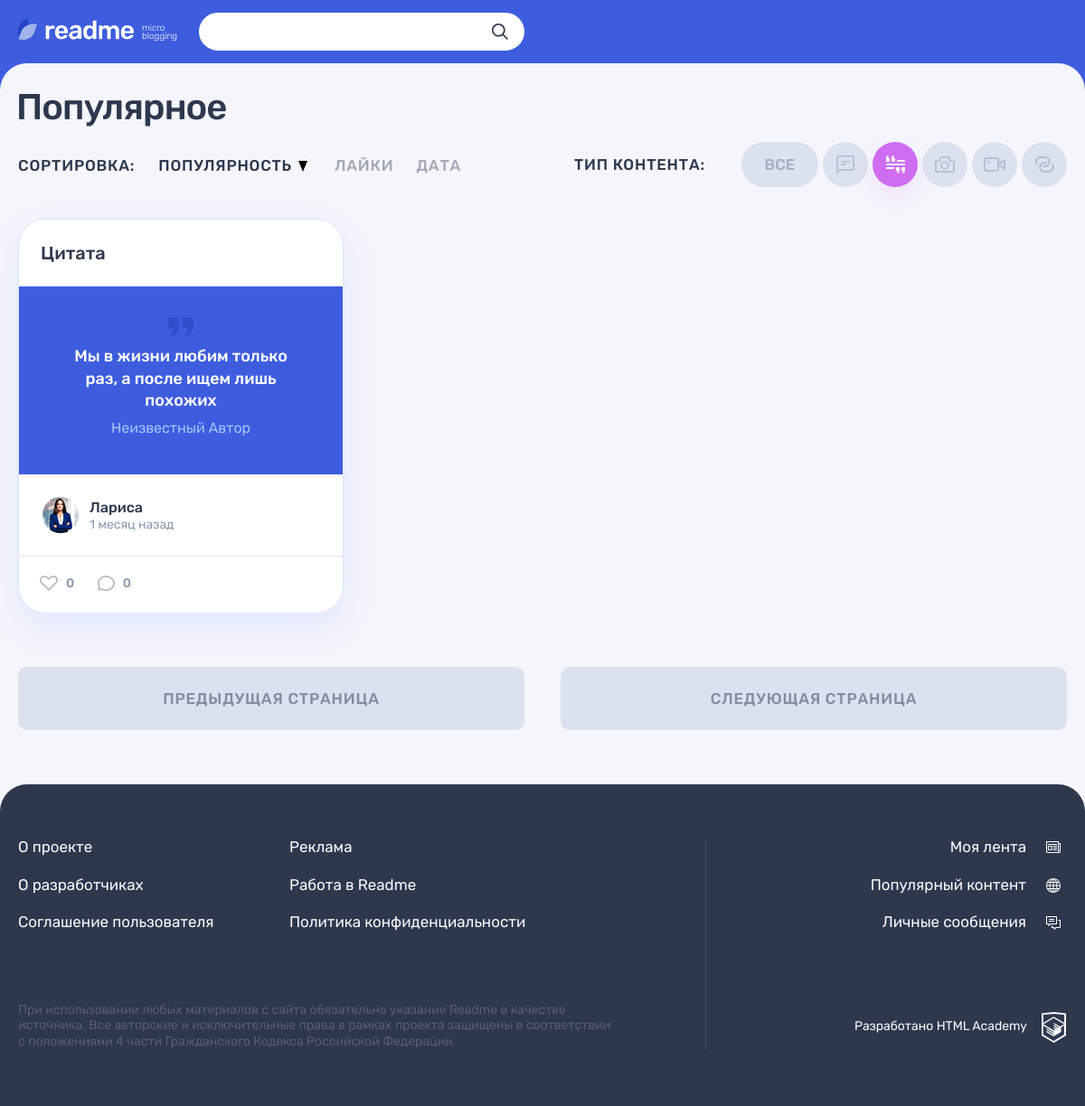
The page /popular.php?id=2 on the database its author committed.
### tables this page shows
CREATE TABLE posts_types (
  id INT AUTO_INCREMENT PRIMARY KEY,
  type_name VARCHAR(64),
  icon_class VARCHAR(64)
);

CREATE TABLE posts (
  id INT AUTO_INCREMENT PRIMARY KEY,
  user_id INT,
  type_id INT,
  post_date DATETIME,
  title VARCHAR(64),
  content TEXT,
  content_add VARCHAR(128),
  link_icon VARCHAR(64),
  is_repost TINYINT,
  initial_user_id INT,
  views_total INT,
  INDEX post_type (type_id),
  INDEX post_date (post_date),
  INDEX views_total (views_total),
  FULLTEXT INDEX post_text (title, content)
);

CREATE TABLE users (
  id INT AUTO_INCREMENT PRIMARY KEY,
  reg_date DATETIME,
  email VARCHAR(128),
  user_name VARCHAR(64),
  password VARCHAR(255),
  avatar VARCHAR(255),
  UNIQUE INDEX email (email)
);

### util/db_functions.php (called while the page is built, shortened)
<?php
function get_popular_posts($con, $filters_type) {
    $filter_string = $filters_type ? "WHERE p.type_id = '$filters_type' " : "";
    $sql = "SELECT post_date,
    u.user_name,
    u.avatar,
    t.type_name,
    t.icon_class,
    p.id,
    title,
    content,
    content_add,
    link_icon,
    views_total
FROM posts p
JOIN users u
    ON p.user_id = u.id
JOIN posts_types t
    ON p.type_id = t.id " . $filter_string . "
ORDER BY views_total DESC";
    if ($res = mysqli_query($con, $sql)) {
        return mysqli_fetch_all($res, MYSQLI_ASSOC);
    } else {
        show_error(true, $con, false);
    }
}

### util/helpers.php (called while the page is built, shortened)
<?php
function get_noun_plural_form(int $number, string $one, string $two, string $many): string
{
    $number = (int)$number;
    $mod10 = $number % 10;
    $mod100 = $number % 100;
    switch (true) {
        case ($mod10 === 1):
            return $one;
    }
}
function include_template($name, array $data = [])
{
    $name = 'templates/' . $name . '.php';
    extract($data);
    require $name;
    return ob_get_clean();
}

### templates/popular-layout.php (the view, shortened to what this page needs)
<div class="container">
    <h1 class="page__title page__title--popular">Популярное</h1>
</div>
<div class="popular container">
    <div class="popular__filters-wrapper">
        <div class="popular__sorting sorting">
            <b class="popular__sorting-caption sorting__caption">Сортировка:</b>
            <ul class="popular__sorting-list sorting__list">
                <li class="sorting__item sorting__item--popular">
                    <a class="sorting__link sorting__link--active" href="#">
                        <span>Популярность</span>
                        <svg class="sorting__icon" width="10" height="12">
                            <use xlink:href="#icon-sort"></use>
                        </svg>
                    </a>
                </li>
                <li class="sorting__item">
                    <a class="sorting__link" href="#">
                        <span>Лайки</span>
                    </a>
                </li>
                <li class="sorting__item">
                    <a class="sorting__link" href="#">
                        <span>Дата</span>
                    </a>
                </li>
            </ul>
        </div>
        <div class="popular__filters filters">
            <b class="popular__filters-caption filters__caption">Тип контента:</b>
            <ul class="popular__filters-list filters__list">
                <li class="popular__filters-item popular__filters-item--all filters__item filters__item--all">
                    <a class="filters__button filters__button--ellipse filters__button--all<?= (!$filters_type) ? ' filters__button--active' : ''; ?>" href="popular.php">
                        <span>Все</span>
                    </a>
                </li>
                <?php if ($posts_types): ?>
                    <?php foreach ($posts_types as $post_type): ?>
                    <li class="popular__filters-item filters__item">
                        <a class="filters__button filters__button--<?= $post_type['icon_class']; ?><?=((int) $post_type['id'] === $filters_type) ? ' filters__button--active' : ''; ?> button" href="popular.php?id=<?= $post_type['id']; ?>">
                            <svg class="filters__icon" <?= icons_sizes($post_type['icon_class']); ?>>
                                <use xlink:href="#icon-filter-<?= $post_type['icon_class']; ?>"></use>
                            </svg>
                        </a>
                    </li>
                    <?php endforeach; ?>
                <?php endif; ?>
            </ul>
        </div>
    </div>
    <div class="popular__posts">
        <?= $content; ?>
    </div>
    <div class="popular__page-links">
        <a class="popular__page-link popular__page-link--prev button button--gray" href="#">Предыдущая страница</a>
        <a class="popular__page-link popular__page-link--next button button--gray" href="#">Следующая страница</a>
    </div>
</div>

### templates/posts.php (shortened to what this page needs)
<?php if ($popular_posts): ?>
    <?php foreach ($popular_posts as $post): ?>
        <article class="popular__post post post-<?= $post['icon_class']; ?>">
            <header class="post__header">
                <a href="post.php?id=<?= $post['id']; ?>">
                    <h2><?= htmlspecialchars($post['title']); ?></h2>
                </a>
            </header>
            <div class="post__main">
            <?php switch ($post['icon_class']):
                case 'quote': ?>
                    <blockquote>
                        <p><?= htmlspecialchars($post['content']); ?></p>
                        <cite><?= ($post['content_add']) ? htmlspecialchars($post['content_add']) : 'Неизвестный Автор'; ?></cite>
                    </blockquote>
                    <?php break;
                case 'text': ?>
                    <?php break;
            endswitch; ?>
            </div>
            <footer class="post__footer">
                <div class="post__author">
                    <a class="post__author-link" href="#" title="Автор">
                        <div class="post__avatar-wrapper">
                            <img class="post__author-avatar" src="img/<?= isset($post['avatar']) ? strip_tags($post['avatar']) : 'icon-input-user.svg'; ?>" alt="Аватар пользователя">
                        </div>
                        <div class="post__info">
                            <b class="post__author-name"><?= isset($post['user_name']) ? htmlspecialchars($post['user_name']) : 'Неопознанный Енот'; ?></b>
                            <time class="post__time" datetime="<?= $post['post_date']; ?>" title="<?= date('d.m.Y H:i', strtotime($post['post_date'])); ?>"><?= convert_date($post['post_date'], false); ?> назад</time>
                        </div>
                    </a>
                </div>
                <div class="post__indicators">
                    <div class="post__buttons">
                        <a class="post__indicator post__indicator--likes button" href="#" title="Лайк">
                            <svg class="post__indicator-icon" width="20" height="17">
                                <use xlink:href="#icon-heart"></use>
                            </svg>
                            <span>0</span>
                        </a>
                        <a class="post__indicator post__indicator--comments button" href="#" title="Комментарии">
                            <svg class="post__indicator-icon" width="19" height="17">
                                <use xlink:href="#icon-comment"></use>
                            </svg>
                            <span>0</span>
                        </a>
                    </div>
                </div>
            </footer>
        </article>
    <?php endforeach;
else: ?>
    <p>Нет постов</p>
<?php endif; ?>

### rows shown on the page
posts: title "Цитата", content "Мы в жизни любим только раз, а после ищем лишь похожих", shows "Неизвестный Автор", user.avatar (picture), user.user_name "Лариса", post_date "1 месяц"
